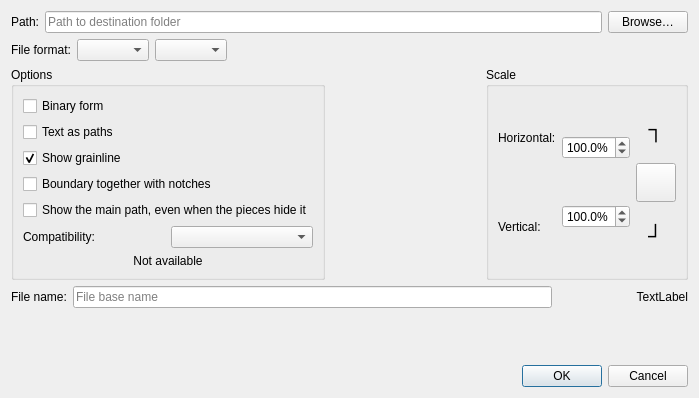
<?xml version="1.0" encoding="UTF-8"?>
<ui version="4.0">
 <class>DialogSaveLAyout</class>
 <widget class="QDialog" name="DialogSaveLAyout">
  <property name="geometry">
   <rect>
    <x>0</x>
    <y>0</y>
    <width>699</width>
    <height>398</height>
   </rect>
  </property>
  <property name="windowTitle">
   <string>Save Layout</string>
  </property>
  <property name="windowIcon">
   <iconset resource="../../../libs/vmisc/share/resources/icon.qrc">
    <normaloff>:/icon/64x64/icon64x64.png</normaloff>:/icon/64x64/icon64x64.png</iconset>
  </property>
  <layout class="QVBoxLayout" name="verticalLayout_3">
   <item>
    <layout class="QHBoxLayout" name="horizontalLayout">
     <item>
      <widget class="QLabel" name="label">
       <property name="text">
        <string>Path:</string>
       </property>
      </widget>
     </item>
     <item>
      <widget class="QLineEdit" name="lineEditPath">
       <property name="sizePolicy">
        <sizepolicy hsizetype="Expanding" vsizetype="Fixed">
         <horstretch>0</horstretch>
         <verstretch>0</verstretch>
        </sizepolicy>
       </property>
       <property name="toolTip">
        <string>Destination folder</string>
       </property>
       <property name="placeholderText">
        <string>Path to destination folder</string>
       </property>
      </widget>
     </item>
     <item>
      <widget class="QPushButton" name="pushButtonBrowse">
       <property name="sizePolicy">
        <sizepolicy hsizetype="Preferred" vsizetype="Fixed">
         <horstretch>0</horstretch>
         <verstretch>0</verstretch>
        </sizepolicy>
       </property>
       <property name="toolTip">
        <string>Select path to destination folder</string>
       </property>
       <property name="text">
        <string>Browse…</string>
       </property>
      </widget>
     </item>
    </layout>
   </item>
   <item>
    <layout class="QHBoxLayout" name="horizontalLayout_9">
     <item>
      <widget class="QLabel" name="label_2">
       <property name="sizePolicy">
        <sizepolicy hsizetype="Minimum" vsizetype="Preferred">
         <horstretch>0</horstretch>
         <verstretch>0</verstretch>
        </sizepolicy>
       </property>
       <property name="text">
        <string>File format:</string>
       </property>
      </widget>
     </item>
     <item>
      <widget class="QComboBox" name="comboBoxFormat">
       <property name="sizePolicy">
        <sizepolicy hsizetype="Preferred" vsizetype="Fixed">
         <horstretch>0</horstretch>
         <verstretch>0</verstretch>
        </sizepolicy>
       </property>
      </widget>
     </item>
     <item>
      <widget class="QComboBox" name="comboBoxFormatType">
       <property name="sizeAdjustPolicy">
        <enum>QComboBox::AdjustToContents</enum>
       </property>
      </widget>
     </item>
     <item>
      <spacer name="horizontalSpacer_4">
       <property name="orientation">
        <enum>Qt::Horizontal</enum>
       </property>
       <property name="sizeHint" stdset="0">
        <size>
         <width>40</width>
         <height>20</height>
        </size>
       </property>
      </spacer>
     </item>
    </layout>
   </item>
   <item>
    <layout class="QHBoxLayout" name="horizontalLayout_7">
     <item>
      <widget class="QGroupBox" name="groupBoxFormatOptions">
       <property name="title">
        <string>Options</string>
       </property>
       <layout class="QVBoxLayout" name="verticalLayout">
        <item>
         <widget class="QCheckBox" name="checkBoxBinaryDXF">
          <property name="enabled">
           <bool>true</bool>
          </property>
          <property name="text">
           <string>Binary form</string>
          </property>
         </widget>
        </item>
        <item>
         <widget class="QCheckBox" name="checkBoxTextAsPaths">
          <property name="enabled">
           <bool>true</bool>
          </property>
          <property name="text">
           <string>Text as paths</string>
          </property>
         </widget>
        </item>
        <item>
         <widget class="QCheckBox" name="checkBoxShowGrainline">
          <property name="enabled">
           <bool>true</bool>
          </property>
          <property name="text">
           <string>Show grainline</string>
          </property>
          <property name="checked">
           <bool>true</bool>
          </property>
         </widget>
        </item>
        <item>
         <widget class="QCheckBox" name="checkBoxTogetherWithNotches">
          <property name="text">
           <string>Boundary together with notches</string>
          </property>
         </widget>
        </item>
        <item>
         <widget class="QCheckBox" name="checkBoxShowMainPath">
          <property name="toolTip">
           <string>Exports the pieces as if their main path were visible: each piece then has both its cutting line and its sew line. Nothing is changed in the pattern.</string>
          </property>
          <property name="text">
           <string>Show the main path, even when the pieces hide it</string>
          </property>
         </widget>
        </item>
        <item>
         <layout class="QHBoxLayout" name="horizontalLayout_8">
          <item>
           <widget class="QLabel" name="labelDxfCompatibility">
            <property name="text">
             <string>Compatibility:</string>
            </property>
           </widget>
          </item>
          <item>
           <widget class="QComboBox" name="comboBoxDxfCompatibility"/>
          </item>
         </layout>
        </item>
        <item>
         <widget class="QLabel" name="labelOptionsNotAvailable">
          <property name="text">
           <string comment="options">Not available</string>
          </property>
          <property name="alignment">
           <set>Qt::AlignCenter</set>
          </property>
         </widget>
        </item>
       </layout>
      </widget>
     </item>
     <item>
      <spacer name="horizontalSpacer_3">
       <property name="orientation">
        <enum>Qt::Horizontal</enum>
       </property>
       <property name="sizeHint" stdset="0">
        <size>
         <width>40</width>
         <height>20</height>
        </size>
       </property>
      </spacer>
     </item>
     <item>
      <widget class="QGroupBox" name="groupBoxScale">
       <property name="title">
        <string>Scale</string>
       </property>
       <layout class="QHBoxLayout" name="horizontalLayout_6">
        <item>
         <layout class="QVBoxLayout" name="verticalLayout_2">
          <item>
           <widget class="QLabel" name="label_4">
            <property name="text">
             <string>Horizontal:</string>
            </property>
           </widget>
          </item>
          <item>
           <widget class="QLabel" name="label_6">
            <property name="text">
             <string>Vertical:</string>
            </property>
           </widget>
          </item>
         </layout>
        </item>
        <item>
         <layout class="QVBoxLayout" name="verticalLayout_4">
          <item>
           <widget class="QDoubleSpinBox" name="doubleSpinBoxHorizontalScale">
            <property name="suffix">
             <string notr="true">%</string>
            </property>
            <property name="decimals">
             <number>1</number>
            </property>
            <property name="minimum">
             <double>1.000000000000000</double>
            </property>
            <property name="maximum">
             <double>300.000000000000000</double>
            </property>
            <property name="singleStep">
             <double>0.100000000000000</double>
            </property>
            <property name="value">
             <double>100.000000000000000</double>
            </property>
           </widget>
          </item>
          <item>
           <widget class="QDoubleSpinBox" name="doubleSpinBoxVerticalScale">
            <property name="suffix">
             <string notr="true">%</string>
            </property>
            <property name="decimals">
             <number>1</number>
            </property>
            <property name="minimum">
             <double>1.000000000000000</double>
            </property>
            <property name="maximum">
             <double>300.000000000000000</double>
            </property>
            <property name="singleStep">
             <double>0.100000000000000</double>
            </property>
            <property name="value">
             <double>100.000000000000000</double>
            </property>
           </widget>
          </item>
         </layout>
        </item>
        <item>
         <layout class="QVBoxLayout" name="verticalLayout_5">
          <property name="spacing">
           <number>1</number>
          </property>
          <property name="leftMargin">
           <number>0</number>
          </property>
          <property name="bottomMargin">
           <number>0</number>
          </property>
          <item>
           <widget class="QLabel" name="label_7">
            <property name="font">
             <font>
              <pointsize>10</pointsize>
             </font>
            </property>
            <property name="text">
             <string notr="true">&lt;html&gt;&lt;head/&gt;&lt;body&gt;&lt;p&gt;&lt;span style=&quot; font-size:16pt;&quot;&gt;┐&lt;/span&gt;&lt;/p&gt;&lt;/body&gt;&lt;/html&gt;</string>
            </property>
            <property name="alignment">
             <set>Qt::AlignCenter</set>
            </property>
           </widget>
          </item>
          <item alignment="Qt::AlignHCenter">
           <widget class="QToolButton" name="toolButtonScaleConnected">
            <property name="minimumSize">
             <size>
              <width>0</width>
              <height>0</height>
             </size>
            </property>
            <property name="text">
             <string notr="true"/>
            </property>
            <property name="icon">
             <iconset resource="../../../libs/vmisc/share/resources/icon.qrc">
              <normaloff>:/icon/32x32/link.png</normaloff>:/icon/32x32/link.png</iconset>
            </property>
            <property name="iconSize">
             <size>
              <width>32</width>
              <height>32</height>
             </size>
            </property>
            <property name="popupMode">
             <enum>QToolButton::DelayedPopup</enum>
            </property>
           </widget>
          </item>
          <item alignment="Qt::AlignHCenter">
           <widget class="QLabel" name="label_8">
            <property name="text">
             <string notr="true">&lt;html&gt;&lt;head/&gt;&lt;body&gt;&lt;p&gt;&lt;span style=&quot; font-size:16pt; font-weight:600;&quot;&gt;┘&lt;/span&gt;&lt;/p&gt;&lt;/body&gt;&lt;/html&gt;</string>
            </property>
           </widget>
          </item>
         </layout>
        </item>
       </layout>
      </widget>
     </item>
    </layout>
   </item>
   <item>
    <layout class="QHBoxLayout" name="horizontalLayout_2">
     <property name="sizeConstraint">
      <enum>QLayout::SetDefaultConstraint</enum>
     </property>
     <item>
      <widget class="QLabel" name="label_3">
       <property name="sizePolicy">
        <sizepolicy hsizetype="Preferred" vsizetype="Minimum">
         <horstretch>0</horstretch>
         <verstretch>0</verstretch>
        </sizepolicy>
       </property>
       <property name="text">
        <string>File name:</string>
       </property>
      </widget>
     </item>
     <item>
      <widget class="QLineEdit" name="lineEditFileName">
       <property name="sizePolicy">
        <sizepolicy hsizetype="Expanding" vsizetype="Fixed">
         <horstretch>0</horstretch>
         <verstretch>0</verstretch>
        </sizepolicy>
       </property>
       <property name="toolTip">
        <string>File base name</string>
       </property>
       <property name="placeholderText">
        <string>File base name</string>
       </property>
      </widget>
     </item>
     <item>
      <widget class="QLabel" name="labelExample">
       <property name="sizePolicy">
        <sizepolicy hsizetype="Preferred" vsizetype="Minimum">
         <horstretch>0</horstretch>
         <verstretch>0</verstretch>
        </sizepolicy>
       </property>
       <property name="minimumSize">
        <size>
         <width>130</width>
         <height>0</height>
        </size>
       </property>
       <property name="text">
        <string notr="true">TextLabel</string>
       </property>
       <property name="alignment">
        <set>Qt::AlignRight|Qt::AlignTrailing|Qt::AlignVCenter</set>
       </property>
      </widget>
     </item>
    </layout>
   </item>
   <item>
    <spacer name="verticalSpacer">
     <property name="orientation">
      <enum>Qt::Vertical</enum>
     </property>
     <property name="sizeHint" stdset="0">
      <size>
       <width>20</width>
       <height>40</height>
      </size>
     </property>
    </spacer>
   </item>
   <item>
    <widget class="QDialogButtonBox" name="buttonBox">
     <property name="orientation">
      <enum>Qt::Horizontal</enum>
     </property>
     <property name="standardButtons">
      <set>QDialogButtonBox::Cancel|QDialogButtonBox::Ok</set>
     </property>
    </widget>
   </item>
  </layout>
 </widget>
 <tabstops>
  <tabstop>lineEditPath</tabstop>
  <tabstop>pushButtonBrowse</tabstop>
  <tabstop>checkBoxBinaryDXF</tabstop>
  <tabstop>checkBoxTextAsPaths</tabstop>
  <tabstop>lineEditFileName</tabstop>
 </tabstops>
 <resources>
  <include location="../../../libs/vmisc/share/resources/icon.qrc"/>
 </resources>
 <connections>
  <connection>
   <sender>buttonBox</sender>
   <signal>accepted()</signal>
   <receiver>DialogSaveLAyout</receiver>
   <slot>accept()</slot>
   <hints>
    <hint type="sourcelabel">
     <x>248</x>
     <y>254</y>
    </hint>
    <hint type="destinationlabel">
     <x>157</x>
     <y>274</y>
    </hint>
   </hints>
  </connection>
  <connection>
   <sender>buttonBox</sender>
   <signal>rejected()</signal>
   <receiver>DialogSaveLAyout</receiver>
   <slot>reject()</slot>
   <hints>
    <hint type="sourcelabel">
     <x>316</x>
     <y>260</y>
    </hint>
    <hint type="destinationlabel">
     <x>286</x>
     <y>274</y>
    </hint>
   </hints>
  </connection>
 </connections>
</ui>
